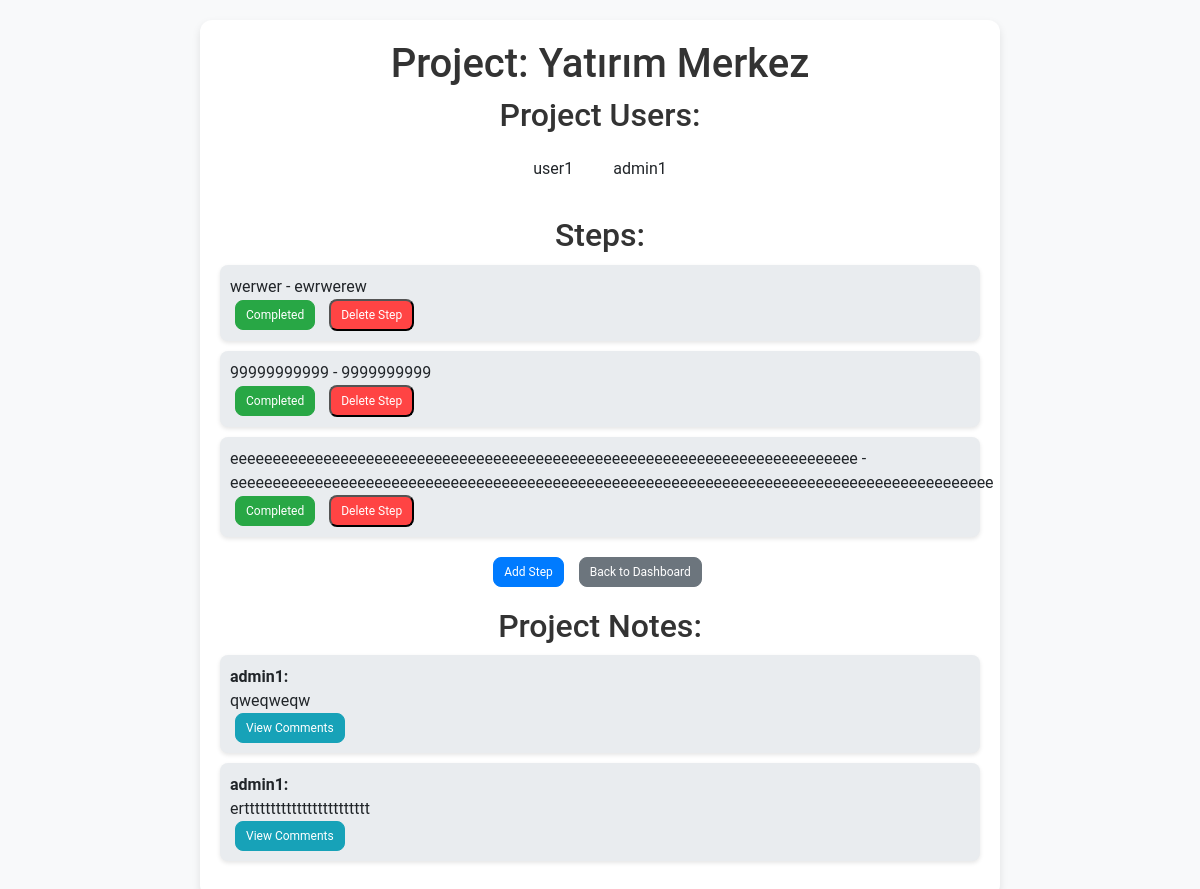
/project_details/1 (signed in), run on the app's committed database.
### app.py (models this page shows, shortened)
class Project(db.Model):
    id = db.Column(db.Integer, primary_key=True)
    name = db.Column(db.String(150), nullable=False)
    start_date = db.Column(db.Date, nullable=False)
    end_date = db.Column(db.Date, nullable=False)
    steps = db.relationship('Step', backref='project', lazy=True)
    users = db.relationship('User', secondary=project_users, lazy='subquery',
        backref=db.backref('projects', lazy=True))
    notes = db.relationship('ProjectNote', backref='project', lazy=True)

class User(UserMixin, db.Model):
    id = db.Column(db.Integer, primary_key=True)
    username = db.Column(db.String(150), unique=True, nullable=False)
    password_hash = db.Column(db.String(150), nullable=False)
    role = db.Column(db.String(50), nullable=False)

class Step(db.Model):
    id = db.Column(db.Integer, primary_key=True)
    name = db.Column(db.String(150), nullable=False)
    note = db.Column(db.Text, nullable=True)
    completed = db.Column(db.Boolean, default=False, nullable=False)
    project_id = db.Column(db.Integer, db.ForeignKey('project.id'), nullable=False)

class ProjectNote(db.Model):
    id = db.Column(db.Integer, primary_key=True)
    content = db.Column(db.Text, nullable=False)
    project_id = db.Column(db.Integer, db.ForeignKey('project.id'), nullable=False)
    user_id = db.Column(db.Integer, db.ForeignKey('user.id'), nullable=False)
    created_at = db.Column(db.DateTime, default=datetime.utcnow)
    user = db.relationship('User', backref=db.backref('notes', lazy=True))  # İlişki tanımı
    comments = db.relationship('Comment', backref='note', lazy=True)

### app.py (the view, shortened to what this page needs)
@app.route('/project_details/<int:project_id>', methods=['GET', 'POST'])
@login_required
def project_details(project_id):
    project = Project.query.get_or_404(project_id)
    return render_template('project_details.html', project=project)

### app.py (called while the page is built)
@login_manager.user_loader
def load_user(user_id):
    return db.session.get(User, int(user_id))

### templates/project_details.html (shortened to what this page needs)
<!DOCTYPE html>
<html lang="en">
<head>
    <link rel="stylesheet" href="https://stackpath.bootstrapcdn.com/bootstrap/4.5.2/css/bootstrap.min.css">
</head>
<body>
    <div class="container">
        <h1>Project: {{ project.name }}</h1>
        <div class="project-users">
            <h2>Project Users:</h2>
            <ul>
                {% for user in project.users %}
                <li>{{ user.username }}</li>
                {% endfor %}
            </ul>
        </div>
        <h2>Steps:</h2>
        <ul id="steps-list">
            {% for step in project.steps %}
            <li id="step-{{ step.id }}">
                <div class="step-content">
                    <span class="step-name">{{ step.name }} - {% if step.note %}{{ step.note }}{% else %}No Notes{% endif %}</span>
                    <div>
                        <button class="btn {% if step.completed %}btn-success{% else %}btn-danger{% endif %}" onclick="toggleCompletion({{ project.id }}, {{ step.id }})">
                            {% if step.completed %}Completed{% else %}Not Completed{% endif %}
                        </button>
                        <form action="{{ url_for('delete_step', project_id=project.id, step_id=step.id) }}" method="post" onsubmit="return confirm('Are you sure you want to delete this step?');" style="display: inline;">
                            <button type="submit" class="btn-delete">Delete Step</button>
                        </form>
                    </div>
                </div>
            </li>
            {% endfor %}
        </ul>
        <div class="action-buttons">
            <a href="{{ url_for('add_step', project_id=project.id) }}" class="btn btn-primary">Add Step</a>
            <a href="{{ url_for('dashboard') }}" class="btn btn-secondary">Back to Dashboard</a>
        </div>
        <div class="project-notes">
            <h2>Project Notes:</h2>
            <ul>
                {% for note in project.notes %}
                <li>
                    <strong>{{ note.user.username }}:</strong> {{ note.content }}
                    <div>
                        <button onclick="toggleComments({{ note.id }})" class="btn btn-info">View Comments</button>
                    </div>
                </li>
                {% endfor %}
            </ul>
        </div>
    </div>
</body>
</html>

### templates/project_details.html (style rules this page uses)
body { font-family: 'Roboto', sans-serif; background-color: #f8f9fa; margin: 0; padding: 20px; display: flex; justify-content: center; align-items: center; min-height: 100vh; }
.container { width: 100%; max-width: 800px; background: white; padding: 20px; border-radius: 12px; box-shadow: 0 4px 8px rgba(0,0,0,0.1); }
h1, h2 { color: #333; text-align: center; }
ul { list-style: none; padding: 0; }
li { padding: 10px; margin: 10px 0; background: #e9ecef; border-radius: 8px; box-shadow: 0 2px 4px rgba(0,0,0,0.1); display: flex; justify-content: space-between; align-items: center; transition: background 0.3s; }
.btn, .btn-delete, .btn-success, .btn-danger, .btn-info { margin: 0 5px; padding: 5px 10px; text-decoration: none; border-radius: 8px; text-align: center; transition: background 0.3s; color: white; font-size: 12px; }
.btn-info { background-color: #17a2b8; }
.btn-success { background-color: #28a745; }
.btn-primary { background-color: #007bff; }
.btn-delete { background-color: #ff4444; }
a { color: #007bff; text-decoration: none; transition: color 0.3s; }
.action-buttons { display: flex; justify-content: center; margin-top: 20px; }
.action-buttons a { margin-right: 10px; }
.project-users { margin-bottom: 20px; text-align: center; }
.project-users ul { display: flex; flex-wrap: wrap; justify-content: center; padding: 0; }
.project-users li { margin: 5px 10px; background: none; box-shadow: none; }
.project-notes { margin-top: 20px; }
.project-notes ul { list-style: none; padding: 0; }
.project-notes li { display: flex; flex-direction: column; justify-content: space-between; align-items: flex-start; padding: 10px; background: #e9ecef; border-radius: 8px; margin-bottom: 10px; box-shadow: 0 2px 4px rgba(0,0,0,0.1); }

### data on the page
Project: name "Yatırım Merkez"
User: username "user1"
User: username "admin1"
Step: name "werwer", note "ewrwerew", completed "Completed"
Step: name "99999999999", note "9999999999", completed "Completed"
Step: name "eeeeeeeeeeeeeeeeeeeeeeeeeeeeeeeeeeeeeeeeeeeeeeeeeeeeeeeeeeeeeeeeeeeeeeeeee", note "eeeeeeeeeeeeeeeeeeeeeeeeeeeeeeeeeeeeeeeeeeeeeeeeeeeeeeeeeeeeeeeeeeeeeeeeeeeeeeeeeeeeeeeeee", completed "Completed"
ProjectNote: user.username "admin1", content "qweqweqw"
ProjectNote: user.username "admin1", content "ertttttttttttttttttttttttt"
